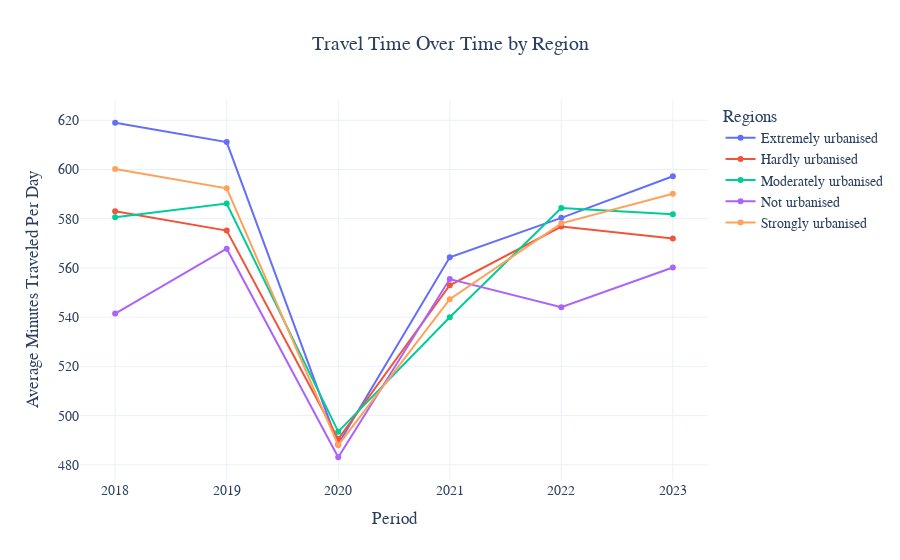
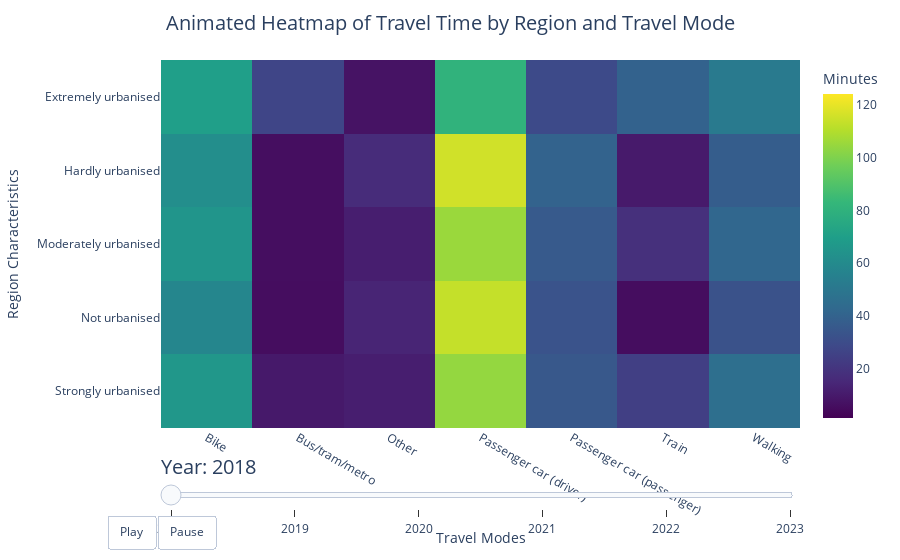
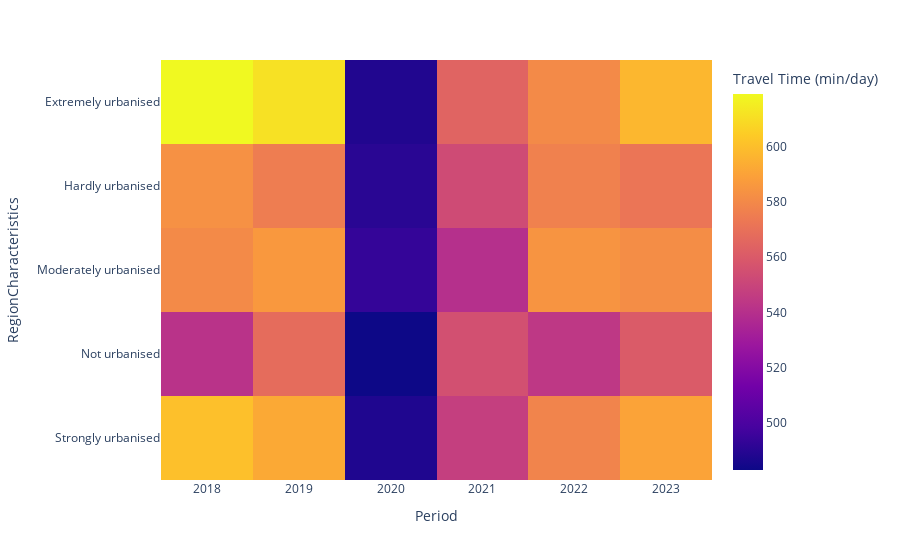

Source (notebook cell) for these figures, in order:
### Markdown cell above
**How did amount of travel time across periods in the different urbanisation levels (in minutes)?**

Understanding the variation travel time for passengers before, during and after the COVID-19 pandemic indicates how travel behaviour might have changed due to the pandemic. These results are cross-checked with the level of urbanisation and provides new insights. A variation of graphs are presented below. Both the graphs contain data from 2018-2023. The COVID-19 pandemic had significant effects on the travel time in 2020, as time furthers travel time augments again. The line plot indicates in line with the expectation a sharp decline in travel time in 2020 (during the first 'hard'lock-down). It then continues to rise but not evenly across urbanisation level. The areas which were labelled as 'not urbanised' did not climb as fast as the other levels of urbanisation. This could, perhaps, be attributed to the amount of people that work 'remote' and would have to travel further than other people in different urbanisation areas. 


As can be visualized in the heat map, the pre-COVID travel times are not yet restored to their original level. Lighter colors represent *more* travel time. In almost all the cases (except for 'moderately urbanised') the pre-covid level do not show a similar colour as before.

### Code cell
plot_travelminutes()

### Figure 1 — Plotly figure (JSON) as saved in the notebook; plotly's stock layout.template omitted (floating-point values rounded to 4 significant figures)
{"data": [{"hovertemplate": "Region Characteristics=Extremely urbanised<br>Time Period=%{x}<br>Travel Time (Minutes/Day)=%{y}<extra></extra>", "legendgroup": "Extremely urbanised", "line": {"color": "#636efa", "dash": "solid"}, "marker": {"symbol": "circle"}, "mode": "lines+markers", "name": "Extremely urbanised", "orientation": "v", "showlegend": true, "type": "scatter", "x": [2018, 2019, 2020, 2021, 2022, 2023], "xaxis": "x", "y": [619, 611.1, 488.4, 564.3, 580.4, 597.2], "yaxis": "y"}, {"hovertemplate": "Region Characteristics=Hardly urbanised<br>Time Period=%{x}<br>Travel Time (Minutes/Day)=%{y}<extra></extra>", "legendgroup": "Hardly urbanised", "line": {"color": "#EF553B", "dash": "solid"}, "marker": {"symbol": "circle"}, "mode": "lines+markers", "name": "Hardly urbanised", "orientation": "v", "showlegend": true, "type": "scatter", "x": [2018, 2019, 2020, 2021, 2022, 2023], "xaxis": "x", "y": [583.0, 575.2, 490.5, 553.0, 576.8, 572], "yaxis": "y"}, {"hovertemplate": "Region Characteristics=Moderately urbanised<br>Time Period=%{x}<br>Travel Time (Minutes/Day)=%{y}<extra></extra>", "legendgroup": "Moderately urbanised", "line": {"color": "#00cc96", "dash": "solid"}, "marker": {"symbol": "circle"}, "mode": "lines+markers", "name": "Moderately urbanised", "orientation": "v", "showlegend": true, "type": "scatter", "x": [2018, 2019, 2020, 2021, 2022, 2023], "xaxis": "x", "y": [580.6, 586.1, 493.5, 540.0, 584.3, 581.8], "yaxis": "y"}, {"hovertemplate": "Region Characteristics=Not urbanised<br>Time Period=%{x}<br>Travel Time (Minutes/Day)=%{y}<extra></extra>", "legendgroup": "Not urbanised", "line": {"color": "#ab63fa", "dash": "solid"}, "marker": {"symbol": "circle"}, "mode": "lines+markers", "name": "Not urbanised", "orientation": "v", "showlegend": true, "type": "scatter", "x": [2018, 2019, 2020, 2021, 2022, 2023], "xaxis": "x", "y": [541.5, 567.8, 483.1, 555.5, 544.0, 560.2], "yaxis": "y"}, {"hovertemplate": "Region Characteristics=Strongly urbanised<br>Time Period=%{x}<br>Travel Time (Minutes/Day)=%{y}<extra></extra>", "legendgroup": "Strongly urbanised", "line": {"color": "#FFA15A", "dash": "solid"}, "marker": {"symbol": "circle"}, "mode": "lines+markers", "name": "Strongly urbanised", "orientation": "v", "showlegend": true, "type": "scatter", "x": [2018, 2019, 2020, 2021, 2022, 2023], "xaxis": "x", "y": [600.2, 592.3, 488.0, 547.3, 578.1, 590.1], "yaxis": "y"}], "layout": {"font": {"family": "Arial", "size": 14}, "legend": {"title": {"text": "Regions"}, "tracegroupgap": 0}, "title": {"font": {"size": 20}, "text": "Travel Time Over Time by Region", "x": 0.5}, "xaxis": {"anchor": "y", "domain": [0, 1], "title": {"text": "Period"}}, "yaxis": {"anchor": "x", "domain": [0, 1], "title": {"text": "Average Minutes Traveled Per Day"}}}}

### Figure 2 — Plotly figure (JSON) as saved in the notebook; plotly's stock layout.template omitted (floating-point values rounded to 4 significant figures)
{"data": [{"coloraxis": "coloraxis", "hovertemplate": "Travel Modes: %{x}<br>Region Characteristics: %{y}<br>Travel Time (min/day): %{z}<extra></extra>", "name": "0", "type": "heatmap", "x": ["Bike", "Bus/tram/metro", "Other", "Passenger car (driver)", "Passenger car (passenger)", "Train", "Walking"], "xaxis": "x", "y": ["Extremely urbanised", "Hardly urbanised", "Moderately urbanised", "Not urbanised", "Strongly urbanised"], "yaxis": "y", "z": [[69.87, 27.07, 7.65, 80.49, 29.24, 39.79, 51.6], [61.65, 6.13, 16.61, 115.5, 40.09, 10.3, 37.6], [65.14, 6.17, 11.75, 105.3, 36.05, 18.2, 41.96], [58, 5.81, 13.99, 113.2, 32.96, 5.73, 32.52], [66.2, 9.87, 11.73, 104, 35.14, 24.75, 46.19]]}], "layout": {"coloraxis": {"cmax": 124.0, "cmin": 1.48, "colorbar": {"title": {"text": "Minutes"}}, "colorscale": [[0, "#440154"], [0.1111, "#482878"], [0.2222, "#3e4989"], [0.3333, "#31688e"], [0.4444, "#26828e"], [0.5556, "#1f9e89"], [0.6667, "#35b779"], [0.7778, "#6ece58"], [0.8889, "#b5de2b"], [1, "#fde725"]]}, "margin": {"t": 60}, "sliders": [{"currentvalue": {"font": {"size": 20}, "prefix": "Year: "}, "pad": {"b": 10}, "steps": [{"args": [["2018"], {"frame": {"duration": 500, "redraw": true}, "mode": "immediate"}], "label": "2018", "method": "animate"}, {"args": [["2019"], {"frame": {"duration": 500, "redraw": true}, "mode": "immediate"}], "label": "2019", "method": "animate"}, {"args": [["2020"], {"frame": {"duration": 500, "redraw": true}, "mode": "immediate"}], "label": "2020", "method": "animate"}, {"args": [["2021"], {"frame": {"duration": 500, "redraw": true}, "mode": "immediate"}], "label": "2021", "method": "animate"}, {"args": [["2022"], {"frame": {"duration": 500, "redraw": true}, "mode": "immediate"}], "label": "2022", "method": "animate"}, {"args": [["2023"], {"frame": {"duration": 500, "redraw": true}, "mode": "immediate"}], "label": "2023", "method": "animate"}]}], "title": {"font": {"size": 20}, "text": "Animated Heatmap of Travel Time by Region and Travel Mode", "x": 0.5}, "updatemenus": [{"buttons": [{"args": [null, {"frame": {"duration": 500, "redraw": true}, "fromcurrent": true}], "label": "Play", "method": "animate"}, {"args": [[null], {"frame": {"duration": 0, "redraw": true}, "mode": "immediate"}], "label": "Pause", "method": "animate"}], "direction": "left", "pad": {"r": 10, "t": 87}, "showactive": false, "type": "buttons", "x": 0.1, "xanchor": "right", "y": 0, "yanchor": "top"}], "xaxis": {"anchor": "y", "domain": [0, 1], "title": {"text": "Travel Modes"}}, "yaxis": {"anchor": "x", "autorange": "reversed", "domain": [0, 1], "title": {"text": "Region Characteristics"}}}}

### Figure 3 — Plotly figure (JSON) as saved in the notebook; plotly's stock layout.template omitted (floating-point values rounded to 4 significant figures)
{"data": [{"coloraxis": "coloraxis", "hovertemplate": "Period: %{x}<br>RegionCharacteristics: %{y}<br>Travel Time (min/day): %{z}<extra></extra>", "name": "0", "type": "heatmap", "x": [2018, 2019, 2020, 2021, 2022, 2023], "xaxis": "x", "y": ["Extremely urbanised", "Hardly urbanised", "Moderately urbanised", "Not urbanised", "Strongly urbanised"], "yaxis": "y", "z": [[619, 611.1, 488.4, 564.3, 580.4, 597.2], [583.0, 575.2, 490.5, 553.0, 576.8, 572], [580.6, 586.1, 493.5, 540.0, 584.3, 581.8], [541.5, 567.8, 483.1, 555.5, 544.0, 560.2], [600.2, 592.3, 488.0, 547.3, 578.1, 590.1]]}], "layout": {"coloraxis": {"colorbar": {"title": {"text": "Travel Time (min/day)"}}, "colorscale": [[0, "#0d0887"], [0.1111, "#46039f"], [0.2222, "#7201a8"], [0.3333, "#9c179e"], [0.4444, "#bd3786"], [0.5556, "#d8576b"], [0.6667, "#ed7953"], [0.7778, "#fb9f3a"], [0.8889, "#fdca26"], [1, "#f0f921"]]}, "margin": {"t": 60}, "xaxis": {"anchor": "y", "domain": [0, 1], "title": {"text": "Period"}}, "yaxis": {"anchor": "x", "autorange": "reversed", "domain": [0, 1], "title": {"text": "RegionCharacteristics"}}}}
